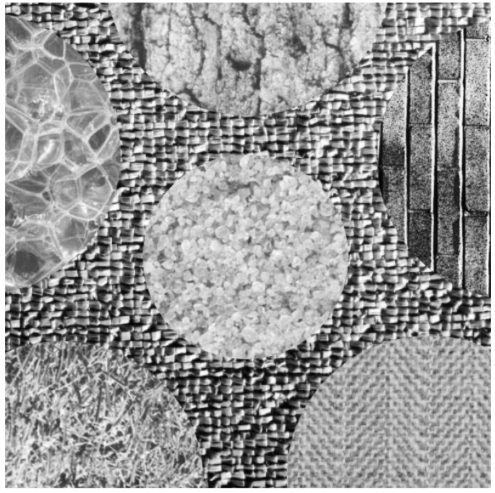
#> input picture HW8/test.png, 495 x 493 px
$ jupyter execute HW8.ipynb
#> lines starting #> are read from the running program, lines starting #| are printed output that depends on the picture
[cell 1]
import numpy as np
import cv2
import matplotlib.pyplot as plt

### Q1: GLCM Matrix

[cell 2]
def GLCM(image, d, theta):
    """
    Parameters
    ------------
    image: the input image
    d: (dx, dy) displacement vector
    convolution: orientation {0, 45, 90, 135}

    """
#> called with image = array of shape (4, 4), d = (1, 1), theta = 0
    m, n = image.shape[0] ,image.shape[1]
    C = np.zeros((256, 256))  #co-occurrence matrix

    for i in range(m):
        for j in range(n):
            if theta == 0:  # horizontal
                if j + d[1] < n: # check boundary
                    val1 = image[i][j]
                    val2 = image[i][j + d[1]]
                    C[val1][val2] += 1
            if theta == 45:  # front diagonal
                if j + d[1] < n and i - d[0] >= 0:
                    val1 = image[i][j]
                    val2 = image[i - d[0]][j + d[1]]
                    C[val1][val2] += 1
            if theta == 90:   # vertical
                if i - d[0] >= 0:
                    val1 = image[i][j]
                    val2 = image[i - d[0]][j]
                    C[val1][val2] += 1
            if theta == 135: # back diagonal
                if j - d[1] >= 0 and i - d[0] >= 0:
                    val1 = image[i][j]
                    val2 = image[i - d[0]][j - d[1]]
                    C[val1][val2] += 1
    return C

### Q2: LBP

[cell 3]
def LBP(image):
    pad_image = np.pad(image,(1,1),'constant') # pad zero
    m, n = image.shape[0] ,image.shape[1]
    new_img = np.zeros((m, n))
    for i in range(1, m + 1):
        for j in range(1, n + 1):
            lbp = str()
            for r in range(i - 1, i + 2):
                for c in range(j - 1, j + 2):
                    if r != i or c != j:
                        if pad_image[r][c] > pad_image[i][j]:  # neighbor greater than center
                            lbp += '1'
                        else:
                            lbp += '0'
            new_img[i - 1][j - 1] = int(lbp, 2)  #convert to decimal
         #   print(lbp)
    return new_img

### Q3: Texture Based Segmentation

[cell 4]
def texSeg(image):
    # angles = [0,  45, 90, 135]
    angles = [90]
    d = [2,2] # displament
    k = 20  # dimension of sub images
    m, n = image.shape[0] ,image.shape[1]

    w_contrast = np.zeros((256, 256))
    w_dissimilarity = np.zeros((256, 256))
    w_homogeneity = np.zeros((256, 256))

    for i in range(256):
        for j in range(256):
            w_contrast[i][j] = (i-j)**2
            w_dissimilarity[i][j] = np.abs(i - j)
            w_homogeneity[i][j] = 1 / (1 + (i - j)**2)

    cells_x = m // k #number of sub images in x dim
    cells_y = n // k
    features = np.zeros((cells_x, cells_y, len(angles)*1))
    for x in range(cells_x):
        for y in range(cells_y):
            feature = []
            for angle in angles:
                glcm = GLCM(image[x*k:(x+1)*k, y*k:(y+1)*k], d, angle)
                # glcm = glcm / np.sum(glcm)
                contrast = np.sum(glcm*w_contrast)
                dissimilarity = np.sum(glcm*w_dissimilarity)
                # ASM = np.sqrt(np.sum(np.square(glcm)))
                # homogeneity = np.sum(w_homogeneity*glcm)
                feature.extend([contrast])

            features[x,y] = np.array(feature)
    features = (features-features.mean(axis=(0,1)))/features.std(axis=(0,1))

    return features

### Test

[cell 5]
#  test for Q1
image = np.array([[0,0,1,1], [0, 0, 1, 1], [0, 2, 2, 2], [2, 2, 3, 3]])  # the example in lecture ppt
glcm = GLCM(image, (1,1), 0)
print(glcm[:4,:4])

[cell 6]
# test for Q2
image = cv2.imread('./test.png',0)
#> image: shape (493, 495); min 1, max 255, mean 151.8
lbp = LBP(image)
#> in LBP, `pad_image = np.pad(image,(1,1),'constant')`:
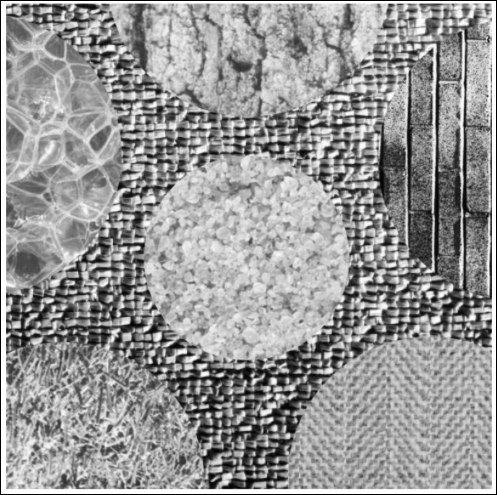
#> pad_image: shape (495, 497); min 0, max 255, mean 150.6
#> after the loop in LBP, `for i in range(1, m + 1):`:
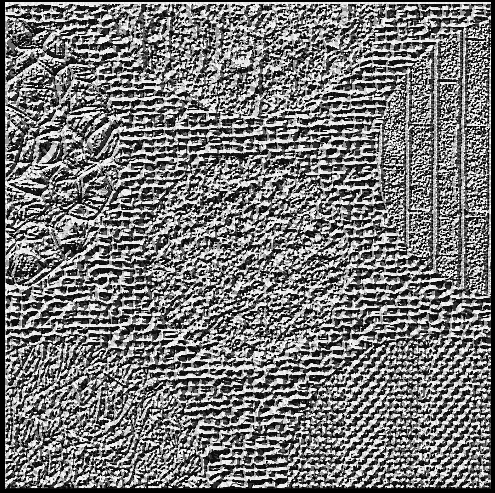
#> new_img: shape (493, 495) float64; min 0, max 255, mean 118.8
plt.subplot(121),plt.imshow(image,cmap = 'gray')
plt.title('Original Image')
plt.subplot(122),plt.imshow(lbp,cmap = 'gray')
plt.title('After LBP')
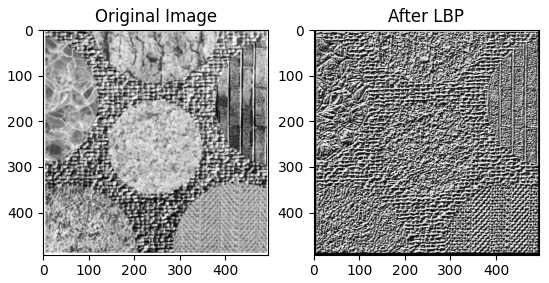
#> figure drawn by matplotlib, 2 panels

[cell 7]
# Test for Q3
# Tried different properity that can get from GLCM matrix, contrast works the best, but only able to clustering the image into 2 groups
image = cv2.imread('./test.png',0)
features = texSeg(image)
#> after the loop in texSeg, `for x in range(cells_x):`:
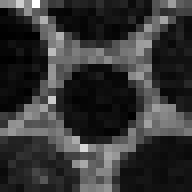
#> features: shape (24, 24, 1) float64 (shown 8 times larger); min 42121, max 2745790, mean 614096.6; drawn with min black and max white

from skimage.transform import resize
mask = resize(features.sum(axis=2), image.shape[:2], order=1)
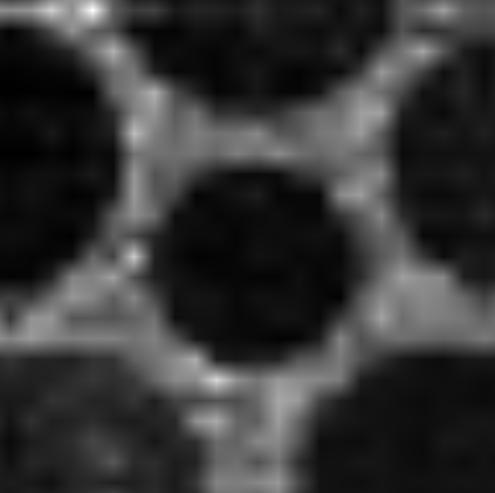
#> mask: shape (493, 495) float64; min -1.09, max 4, mean -0.00345; drawn with min black and max white

plt.imshow(image)
plt.imshow(mask<0.3,alpha=0.5)
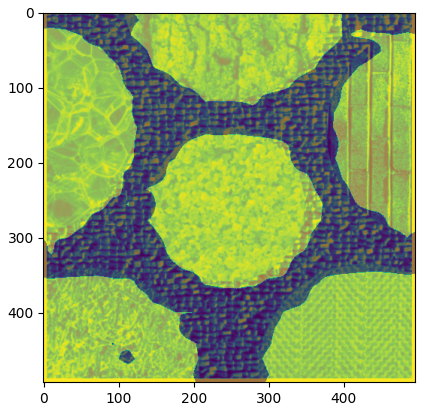
#> figure drawn by matplotlib, 1 panel
